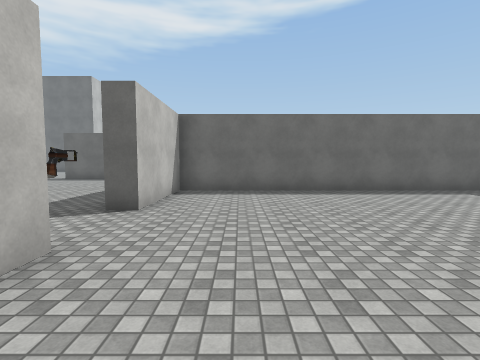
View 1 (above)

22 first-person views from a walk through a Unity game level. The camera is 1.5 m above the floor, tilts 4° down and sees 85° across. The floor is counted in squares, 1.8 m on a side. Each view is taken from the middle of a square. On the plan, view 1 faces up. The plan holds only what a view shows up to about 10 squares ahead; the rest is blank. The place goes on beyond the plan. The player character is not drawn. Some animated figures are left out. Some surface patterns are stand-ins.

View 2
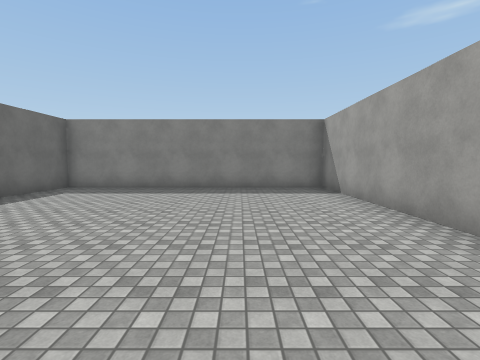

View 3
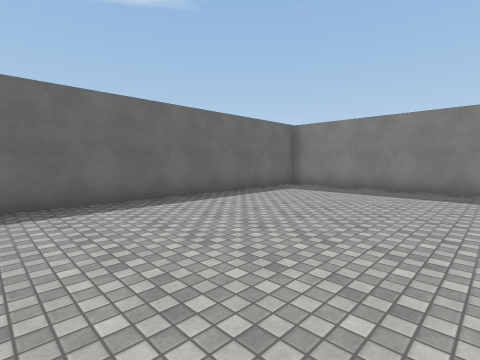

View 4
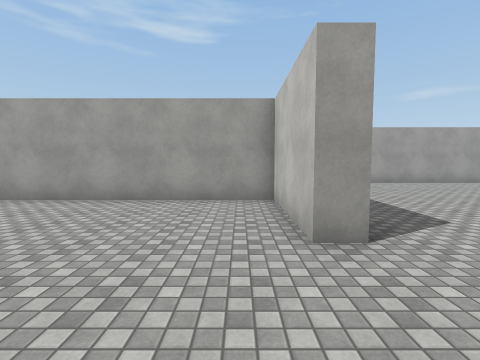

View 5
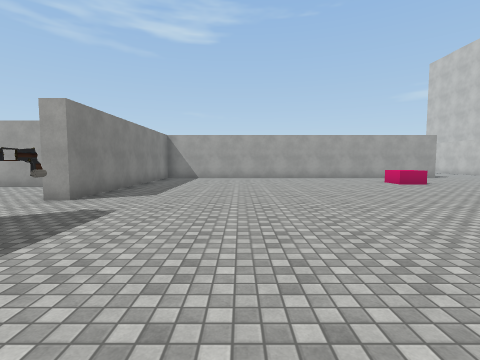

View 6
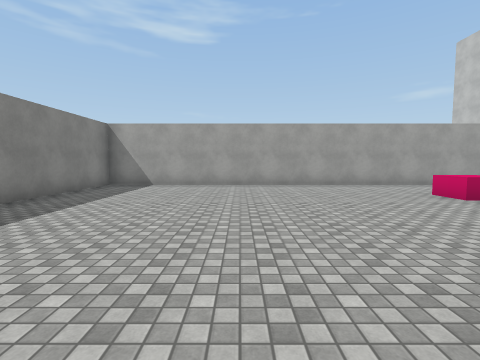

View 7
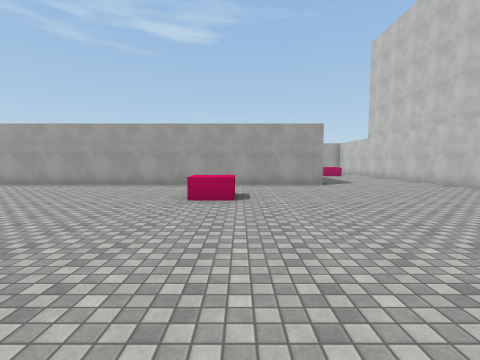

View 8
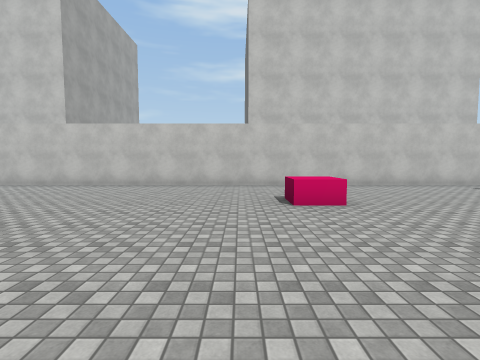

View 9
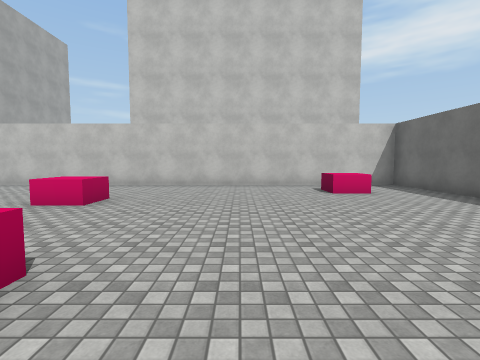

View 10
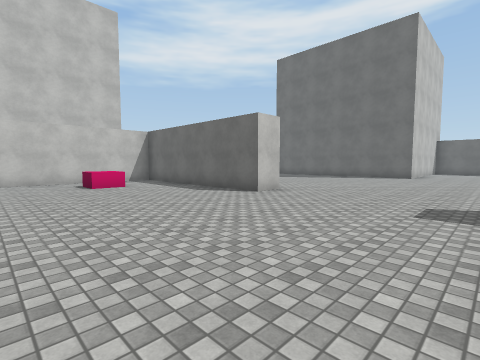

View 11
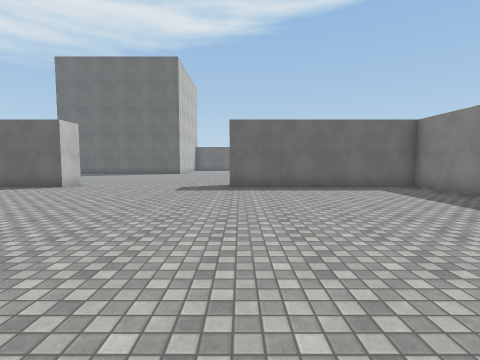

View 12
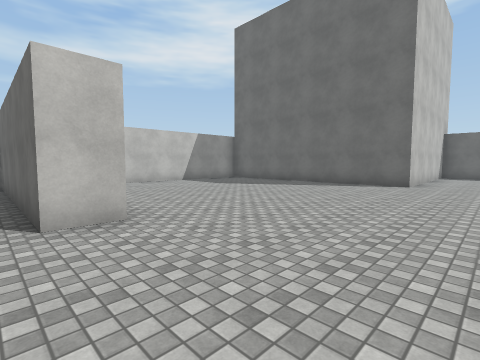

View 13
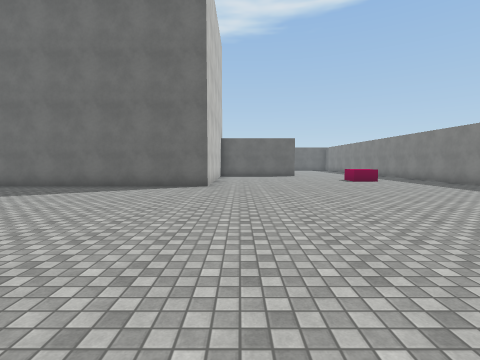

View 14
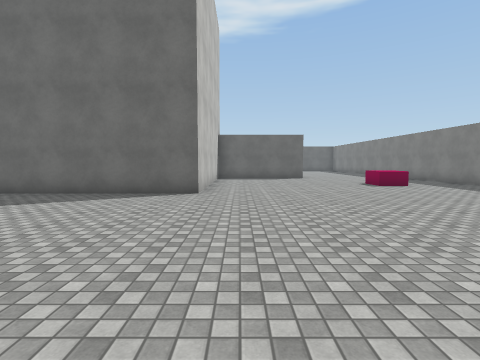

View 15
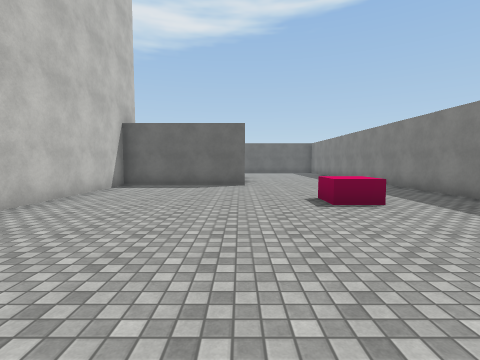

View 16
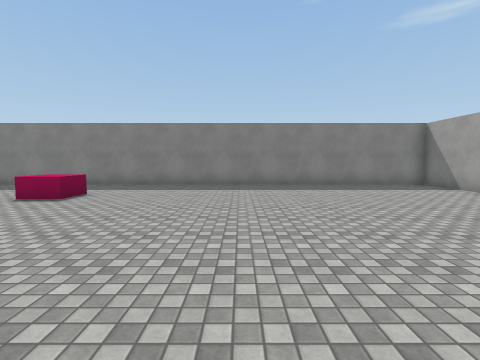

View 17
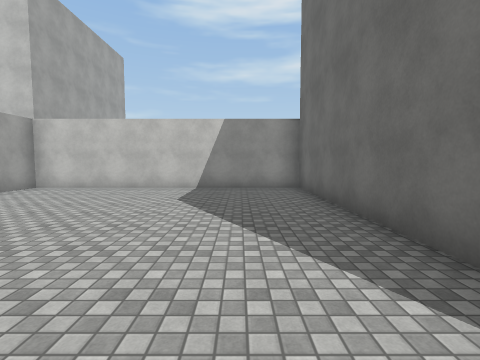

View 18
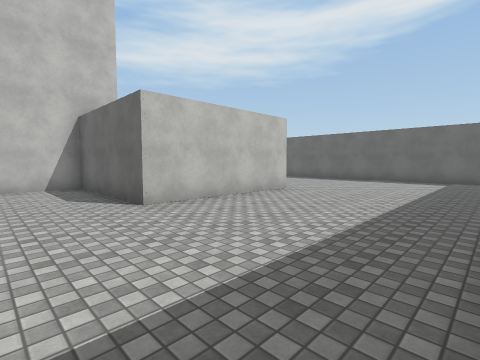

View 19
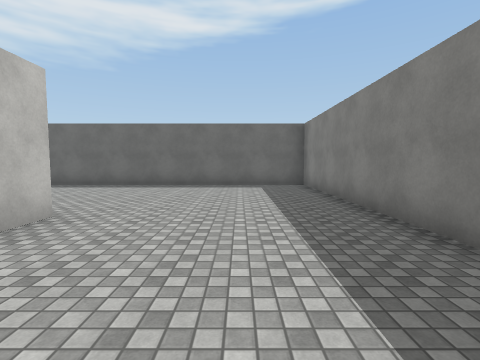

View 20
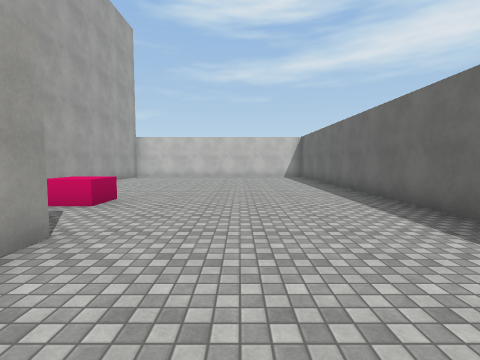

View 21
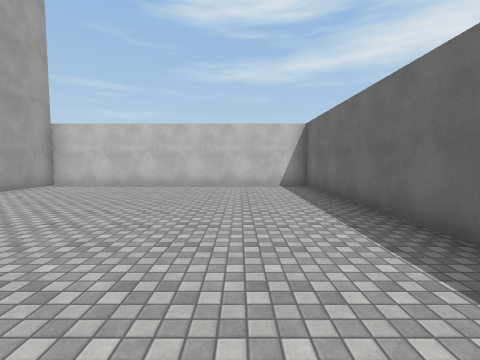

View 22
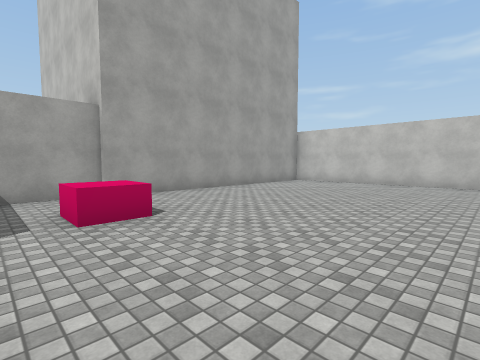

### Floor plan
Points are (right, up) in squares from view 1. A wall is a line through its corners. A room is listed if a view was taken in it or the views show most of it. See-through windows are left out.
Room 1 (views 1, 2, 3, 4)
walls: (-1.7, 2.4) (-1.7, -0.7) (7.4, -0.7) (7.4, 7.5) (-1.7, 7.5) (-1.7, 4.5)
ways out: opening at (-2, 3.5) to room 2
Room 2 (views 5, 6, 7, 8, 9, 10, 11, 12, 13, 14, 15, 16, 17, 18, 19, 20, 21, 22)
walls: (-13.8, 13.5) (-13.8, 12.5) (-20.3, 12.5) (-20.3, -6.6); (-5, 13.5) (-2.7, 13.5) (-2.7, 29.1); (-2.3, 10.1) (-2.3, 12.5) (-8.4, 12.5); (-1.7, 4.5) (-2.4, 4.5); (-12.1, 29.2) (-10.2, 29.2); (-8.9, 32.9) (-8.2, 32.9); (-7.8, 33) (-7.8, 28.2) (-12.1, 28.2) (-12.1, 21.9) (-20.3, 21.9) (-20.3, 13.5) (-19, 13.5); (-2.7, 31.4) (-2.7, 38.3) (-20.3, 38.3) (-20.3, 29.4) (-12, 29.4); (-16, -5.4) (-2.3, -5.4) (-2.3, 2.4) (-1.7, 2.4)
ways out: opening at (-2, 3.5) to room 1
objects: other object (-18, 10); other object (-17, 3) to (-16, 4); other object (-12, -2); other object (-12, 5); other object (-11, 32); other object (-6, 24) to (-6, 25)

Where each view was taken, in squares from view 1:
view 1: 0 up, 0 right, facing up
view 2: 2 up, 1 left, facing right
view 3: 2 up, 1 left, facing up-right
view 4: 5 up, 1 left, facing down
view 5: 8 up, 6 left, facing down
view 6: 4 up, 7 left, facing down
view 7: 4 up, 13 left, facing down
view 8: 2 up, 11 left, facing left
view 9: 7 up, 11 left, facing left
view 10: 7 up, 9 left, facing up-left
view 11: 4 up, 8 left, facing up
view 12: 12 up, 10 left, facing up-left
view 13: 13 up, 11 left, facing up
view 14: 15 up, 11 left, facing up
view 15: 19 up, 8 left, facing up
view 16: 20 up, 12 left, facing right
view 17: 20 up, 12 left, facing left
view 18: 26 up, 3 left, facing up-left
view 19: 29 up, 5 left, facing up
view 20: 35 up, 6 left, facing left
view 21: 36 up, 11 left, facing left
view 22: 36 up, 10 left, facing down-left
